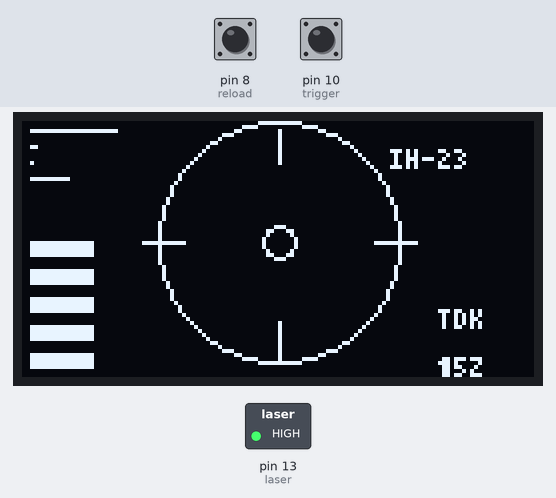
Recording of a sketch running on a simulated Arduino Uno, built with avr-gcc and run on an emulated ATmega328P. Parts: 128×64 one-colour display, switched loads named in the sketch (green lamp = pin HIGH). Dashed ring = blinking. Inputs (shaded band) come from the test bench; at power-on: pin 10 (trigger) HIGH, pin 8 (reload) HIGH. Random numbers use the default seed unless the sketch sets one; the audio player accepts every command and is not drawn.

Above: at 2.5 s.
2.6 s: pin 10 (trigger) pulled LOW for 2.2 s
At 6.5 s:
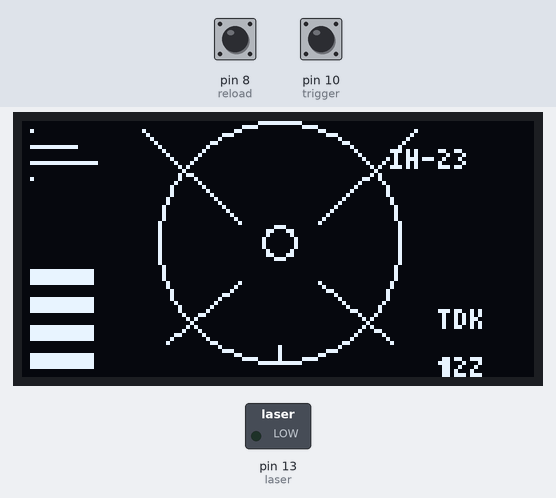
6.6 s: pin 10 (trigger) pulled LOW for 2.2 s
At 9.7 s:
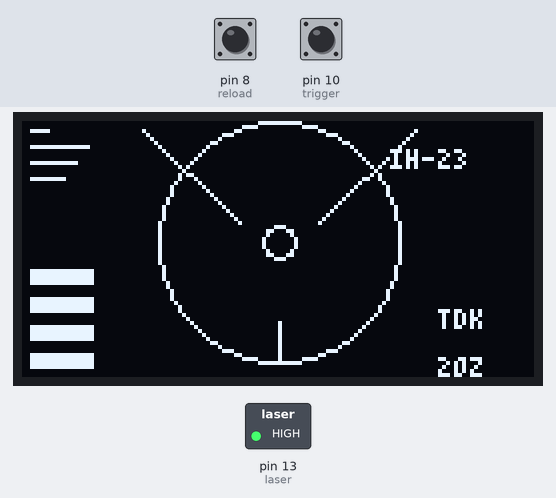
10.3 s: pin 10 (trigger) pulled LOW for 2.2 s
At 13.5 s:
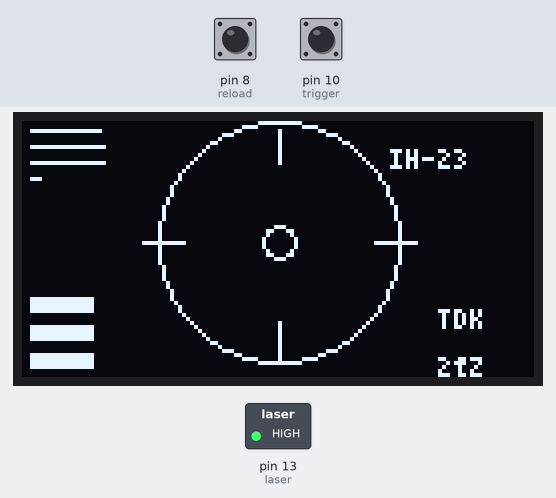
Timing chart, 0 to 20.0 s (numbered marks = the images above; inputs shaded):
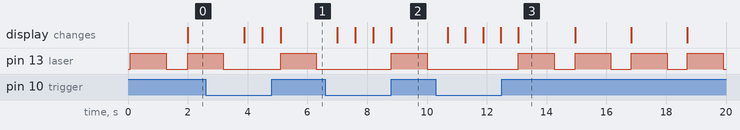

The sketch:

BlasterV1_1.ino
```cpp
#include "SoftwareSerial.h"
#include "DFPlayer_Mini_Mp3.h"
#include <Adafruit_SSD1306.h>
#include <U8g2lib.h>
#include <Wire.h>

SoftwareSerial mySerial(11, 12); // RX, TX

//Displays
U8G2_SSD1306_128X64_NONAME_1_HW_I2C u8g2(U8G2_R0, /* reset=*/ U8X8_PIN_NONE);
int visorChange = 0;

// Pins
int trigger = 10;
int reload = 8;
int ammo = 10;
int laser = 13;


void setup() {
  Serial.begin(9600);
  mySerial.begin(9600);

  mp3_set_serial(mySerial);
  mp3_set_volume(15);       // set volume (30 max)
  mp3_set_EQ(0);

  pinMode(trigger,INPUT_PULLUP);
  pinMode(trigger, INPUT);
  digitalWrite(trigger, HIGH);

  pinMode(reload,INPUT_PULLUP);
  pinMode(reload, INPUT);
  digitalWrite(reload, HIGH);

  pinMode(laser,OUTPUT);
  digitalWrite(laser,LOW);

  u8g2.begin();
  u8g2.clear();
  u8g2.sendBuffer();
}

void loop() {
    if(digitalRead(trigger)== HIGH) {
    if (ammo != 0) {
      mp3_play(1);
      digitalWrite(laser,HIGH);
      delay(1200);
      ammo = ammo - 1;
      digitalWrite(laser,LOW);
      delay(100);
    }else {
      mp3_play(2);
      delay(1200);
    }
  }
  else {
    if(digitalRead(reload) == LOW) {
      mp3_play(3);
      delay(1200);
      ammo = 10;
    }
  }

  u8g2.firstPage();
  do {
    int a = random(2, 24);
    int b = random(2, 24);
    int c = random(2, 24);
    int d = random(2, 24);
    int e = random(2, 24);

    //Draw Scope
    u8g2.drawCircle(64, 30, 30);//Outer Ring
    u8g2.drawCircle(64, 30, 4);//Inner ring

    if (visorChange < 15) {
      u8g2.drawLine(40, 30, 30, 30);//left hash
      u8g2.drawLine(88, 30, 98, 30);//right hash
      u8g2.drawLine(64, 60, 64, 50);//bottom hash
      u8g2.drawLine(64, 2, 64, 10);//top hash
    }
    else {
      u8g2.drawLine(30, 2, 54, 25);//top left
      u8g2.drawLine(98, 2, 74, 25);//top right
      u8g2.drawLine(30, 60, 54, 40);//bottom left
      u8g2.drawLine(98, 60, 74 ,40);//bottom right
    }

    if(visorChange >= 30) {
      visorChange = 0;
    }
    visorChange = visorChange + 1;
    u8g2.setFont(u8g2_font_tom_thumb_4x6_tf);
    u8g2.setCursor (92, 12);
    u8g2.print("IH-23");
    u8g2.setCursor(104, 52);
    u8g2.print("TDK");
    u8g2.setCursor(104, 64);
    u8g2.print(e);
    u8g2.print("Z");
    //Top Left Bars
    u8g2.drawLine(2, 2, a, 2);//bar 1
    u8g2.drawLine(2, 6, b, 6);//bar 2
    u8g2.drawLine(2, 10, c, 10);//bar 3
    u8g2.drawLine(2, 14, d, 14);//bar 4

    // BAR 5
    if (ammo >= 9) {
    u8g2.drawLine(2, 30, 17, 30);
    u8g2.drawLine(2, 31, 17, 31);
    u8g2.drawLine(2, 32, 17, 32);
    u8g2.drawLine(2, 33, 17, 33);
    }

    // BAR 4
    if (ammo >= 7) {
    u8g2.drawLine(2, 37, 17, 37);
    u8g2.drawLine(2, 38, 17, 38);
    u8g2.drawLine(2, 39, 17, 39);
    u8g2.drawLine(2, 40, 17, 40);
    }

    // BAR 3
    if (ammo >= 5) {
    u8g2.drawLine(2, 44, 17, 44);
    u8g2.drawLine(2, 45, 17, 45);
    u8g2.drawLine(2, 46, 17, 46);
    u8g2.drawLine(2, 47, 17, 47);
    }

    // BAR 2
    if (ammo >= 3) {
    u8g2.drawLine(2, 51, 17, 51);
    u8g2.drawLine(2, 52, 17, 52);
    u8g2.drawLine(2, 53, 17, 53);
    u8g2.drawLine(2, 54, 17, 54);
    }

    // BAR 1
    if (ammo >= 2) {
    u8g2.drawLine(2, 58, 17, 58);
    u8g2.drawLine(2, 59, 17, 59);
    }

    // BAR 1/2
    if (ammo >= 1) {
    u8g2.drawLine(2, 60, 17, 60);
    }

    // BAR 1/4
    if (ammo > 0) {
        u8g2.drawLine(2, 61, 17, 61);
    }

    delay(50);
  } while ( u8g2.nextPage() );

}
```

Measured:
- by itself, pin 13 (laser): alternates HIGH for 1.2 s and LOW for 0.68 s
